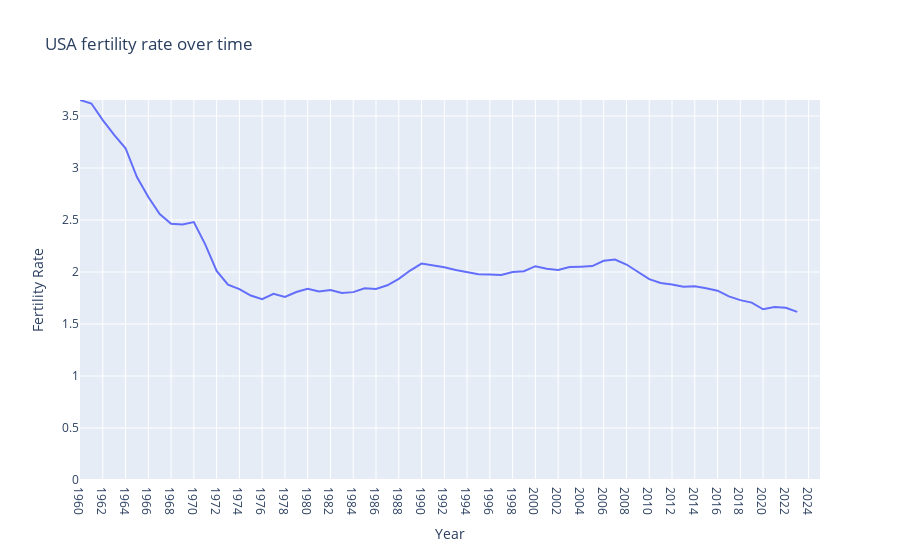

The cell this chart's notebook holds for it:
### Markdown cell above
### Chart improvements

[Best practice is to have the Y axis start at zero.](https://xdgov.github.io/data-design-standards/visualizations/line-graph) [Set the range:](https://plotly.com/python/axes/#setting-the-range-of-axes-manually)

### Code cell
max_fertility = fertility_by_year["Fertility Rate"].max()
fig.update_yaxes(range=[0, max_fertility])
fig.show()

### Figure 1 — Plotly figure (JSON) as saved in the notebook; plotly's stock layout.template omitted (floating-point values rounded to 4 significant figures)
{"data": [{"hovertemplate": "Year=%{x}<br>Fertility Rate=%{y}<extra></extra>", "legendgroup": "", "line": {"color": "#636efa", "dash": "solid"}, "marker": {"symbol": "circle"}, "mode": "lines", "name": "", "orientation": "v", "showlegend": false, "type": "scatter", "x": ["1960", "1961", "1962", "1963", "1964", "1965", "1966", "1967", "1968", "1969", "1970", "1971", "1972", "1973", "1974", "1975", "1976", "1977", "1978", "1979", "1980", "1981", "1982", "1983", "1984", "1985", "1986", "1987", "1988", "1989", "1990", "1991", "1992", "1993", "1994", "1995", "1996", "1997", "1998", "1999", "2000", "2001", "2002", "2003", "2004", "2005", "2006", "2007", "2008", "2009", "2010", "2011", "2012", "2013", "2014", "2015", "2016", "2017", "2018", "2019", "2020", "2021", "2022", "2023", "2024", "2025"], "xaxis": "x", "y": [3.654, 3.62, 3.461, 3.319, 3.19, 2.913, 2.721, 2.558, 2.464, 2.456, 2.48, 2.266, 2.01, 1.879, 1.835, 1.774, 1.738, 1.79, 1.76, 1.808, 1.839, 1.812, 1.827, 1.799, 1.806, 1.844, 1.837, 1.872, 1.934, 2.014, 2.081, 2.062, 2.046, 2.019, 2.002, 1.978, 1.976, 1.971, 1.999, 2.007, 2.056, 2.03, 2.021, 2.047, 2.051, 2.057, 2.108, 2.12, 2.072, 2.002, 1.931, 1.895, 1.881, 1.857, 1.863, 1.843, 1.821, 1.766, 1.73, 1.706, 1.641, 1.664, 1.657, 1.617, NaN, NaN], "yaxis": "y"}], "layout": {"legend": {"tracegroupgap": 0}, "title": {"text": "USA fertility rate over time"}, "xaxis": {"anchor": "y", "domain": [0, 1], "title": {"text": "Year"}}, "yaxis": {"anchor": "x", "domain": [0, 1], "range": [0, 3.654], "title": {"text": "Fertility Rate"}}}}
